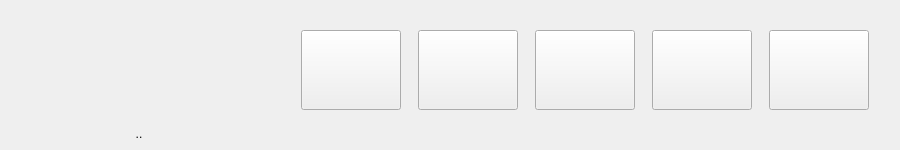
  <widget class="QWidget" name="Panel" native="true">
   <property name="geometry">
    <rect>
     <x>0</x>
     <y>0</y>
     <width>900</width>
     <height>150</height>
    </rect>
   </property>
   <property name="sizePolicy">
    <sizepolicy hsizetype="Fixed" vsizetype="Fixed">
     <horstretch>0</horstretch>
     <verstretch>0</verstretch>
    </sizepolicy>
   </property>
   <property name="maximumSize">
    <size>
     <width>900</width>
     <height>150</height>
    </size>
   </property>
   <property name="styleSheet">
    <string notr="true">#Panel{
background-color: rgba(0, 0, 0, 80);
}</string>
   </property>
   <widget class="QLabel" name="Id_label">
    <property name="geometry">
     <rect>
      <x>30</x>
      <y>120</y>
      <width>218</width>
      <height>28</height>
     </rect>
    </property>
    <property name="text">
     <string>..</string>
    </property>
    <property name="alignment">
     <set>Qt::AlignCenter</set>
    </property>
   </widget>
   <widget class="QLabel" name="logo">
    <property name="geometry">
     <rect>
      <x>-10</x>
      <y>-10</y>
      <width>291</width>
      <height>121</height>
     </rect>
    </property>
    <property name="styleSheet">
     <string notr="true">image: url(:/Img/logo.png);</string>
    </property>
    <property name="text">
     <string/>
    </property>
   </widget>
   <widget class="QWidget" name="horizontalLayoutWidget">
    <property name="geometry">
     <rect>
      <x>290</x>
      <y>20</y>
      <width>591</width>
      <height>101</height>
     </rect>
    </property>
    <layout class="QHBoxLayout" name="horizontalLayout">
     <item>
      <widget class="QPushButton" name="Reserva_pushButton">
       <property name="sizePolicy">
        <sizepolicy hsizetype="Fixed" vsizetype="Fixed">
         <horstretch>0</horstretch>
         <verstretch>0</verstretch>
        </sizepolicy>
       </property>
       <property name="minimumSize">
        <size>
         <width>100</width>
         <height>80</height>
        </size>
       </property>
       <property name="text">
        <string/>
       </property>
       <property name="icon">
        <iconset resource="IMAGENES/IMG.qrc">
         <normaloff>:/Img/reservar.png</normaloff>:/Img/reservar.png</iconset>
       </property>
       <property name="iconSize">
        <size>
         <width>100</width>
         <height>75</height>
        </size>
       </property>
      </widget>
     </item>
     <item>
      <widget class="QPushButton" name="MisReservas_pushButton">
       <property name="sizePolicy">
        <sizepolicy hsizetype="Fixed" vsizetype="Fixed">
         <horstretch>0</horstretch>
         <verstretch>0</verstretch>
        </sizepolicy>
       </property>
       <property name="minimumSize">
        <size>
         <width>100</width>
         <height>80</height>
        </size>
       </property>
       <property name="maximumSize">
        <size>
         <width>100</width>
         <height>80</height>
        </size>
       </property>
       <property name="styleSheet">
        <string notr="true"/>
       </property>
       <property name="text">
        <string/>
       </property>
       <property name="icon">
        <iconset resource="IMAGENES/IMG.qrc">
         <normaloff>:/Img/reservaciones.png</normaloff>:/Img/reservaciones.png</iconset>
       </property>
       <property name="iconSize">
        <size>
         <width>100</width>
         <height>75</height>
        </size>
       </property>
      </widget>
     </item>
     <item>
      <widget class="QPushButton" name="Editar_Info_pushButton">
       <property name="sizePolicy">
        <sizepolicy hsizetype="Fixed" vsizetype="Fixed">
         <horstretch>0</horstretch>
         <verstretch>0</verstretch>
        </sizepolicy>
       </property>
       <property name="maximumSize">
        <size>
         <width>100</width>
         <height>80</height>
        </size>
       </property>
       <property name="styleSheet">
        <string notr="true"/>
       </property>
       <property name="text">
        <string/>
       </property>
       <property name="icon">
        <iconset resource="IMAGENES/IMG.qrc">
         <normaloff>:/Img/perfil.png</normaloff>:/Img/perfil.png</iconset>
       </property>
       <property name="iconSize">
        <size>
         <width>100</width>
         <height>70</height>
        </size>
       </property>
      </widget>
     </item>
     <item>
      <widget class="QPushButton" name="Contrato_pushButton">
       <property name="sizePolicy">
        <sizepolicy hsizetype="Fixed" vsizetype="Fixed">
         <horstretch>0</horstretch>
         <verstretch>0</verstretch>
        </sizepolicy>
       </property>
       <property name="maximumSize">
        <size>
         <width>100</width>
         <height>80</height>
        </size>
       </property>
       <property name="styleSheet">
        <string notr="true"/>
       </property>
       <property name="text">
        <string/>
       </property>
       <property name="icon">
        <iconset resource="IMAGENES/IMG.qrc">
         <normaloff>:/Img/contrato.png</normaloff>:/Img/contrato.png</iconset>
       </property>
       <property name="iconSize">
        <size>
         <width>100</width>
         <height>75</height>
        </size>
       </property>
      </widget>
     </item>
     <item>
      <widget class="QPushButton" name="Salir_pushButton">
       <property name="sizePolicy">
        <sizepolicy hsizetype="Fixed" vsizetype="Fixed">
         <horstretch>0</horstretch>
         <verstretch>0</verstretch>
        </sizepolicy>
       </property>
       <property name="maximumSize">
        <size>
         <width>100</width>
         <height>80</height>
        </size>
       </property>
       <property name="styleSheet">
        <string notr="true"/>
       </property>
       <property name="text">
        <string/>
       </property>
       <property name="icon">
        <iconset resource="IMAGENES/IMG.qrc">
         <normaloff>:/Img/salir.png</normaloff>:/Img/salir.png</iconset>
       </property>
       <property name="iconSize">
        <size>
         <width>100</width>
         <height>70</height>
        </size>
       </property>
      </widget>
     </item>
    </layout>
   </widget>
  </widget>
